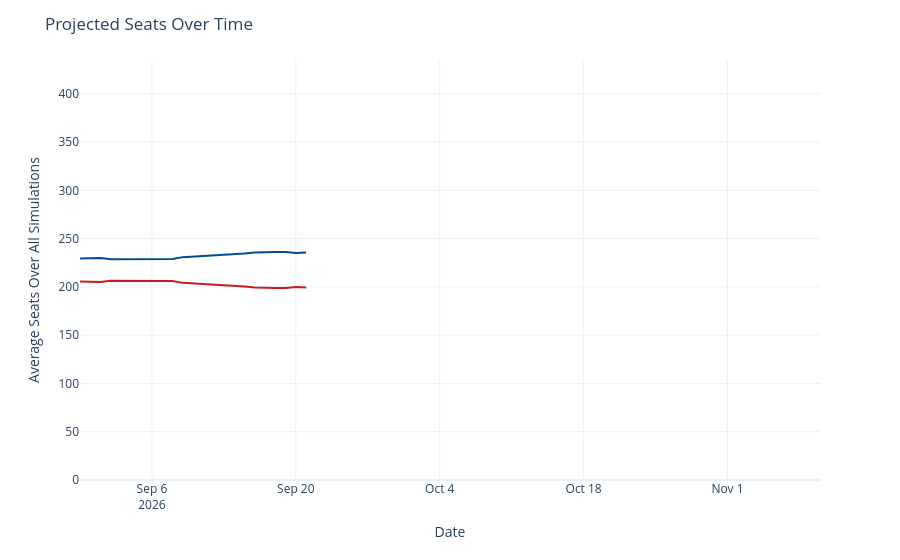

The notebook cell this image was saved under:
### Code cell
seats_over_time = output_ts[(output_ts['geo'] == 'US House') &
                             (output_ts['type'] == 'seats')]
seats_over_time['rep_seats'] = seats_over_time['y'].map(lambda x: 435 - x)
seats_over_time = seats_over_time.rename({'y': 'Democrats', 'rep_seats': 'Republicans'}, axis=1)
seats_time_ser = px.line(seats_over_time, x='date', y=['Democrats', 'Republicans'], template='plotly_white',
                        color_discrete_map={'Democrats': '#004b97', 'Republicans': '#c71e1d'},)
seats_time_ser.update_traces(hovertemplate="%{y:.1f}")
seats_time_ser.update_layout(
    xaxis=dict(range=[pd.to_datetime('2026-08-30'), pd.to_datetime('2026-11-10')]),
    yaxis=dict(range=[0, 435]),
    xaxis_title='Date',
    yaxis_title='Average Seats Over All Simulations',
    title=dict(text="Projected Seats Over Time"),
    hovermode="x",
    showlegend=False
)
seats_time_ser

### Figure 1 — Plotly figure (JSON) as saved in the notebook; plotly's stock layout.template omitted (floating-point values rounded to 4 significant figures)
{"data": [{"hovertemplate": "%{y:.1f}", "legendgroup": "Democrats", "line": {"color": "#004b97", "dash": "solid"}, "marker": {"symbol": "circle"}, "mode": "lines", "name": "Democrats", "orientation": "v", "showlegend": true, "type": "scatter", "x": ["2026-08-30", "2026-08-31", "2026-09-01", "2026-09-02", "2026-09-03", "2026-09-04", "2026-09-05", "2026-09-06", "2026-09-07", "2026-09-08", "2026-09-09", "2026-09-14", "2026-09-15", "2026-09-16", "2026-09-17", "2026-09-18", "2026-09-19", "2026-09-20", "2026-09-21"], "xaxis": "x", "y": [229.4, 230.0, 230.0, 228.5, 228.5, 228.7, 228.7, 228.9, 228.8, 228.9, 230.8, 233.6, 234.7, 235.7, 236.2, 236.1, 236.0, 235.0, 235.6], "yaxis": "y"}, {"hovertemplate": "%{y:.1f}", "legendgroup": "Republicans", "line": {"color": "#c71e1d", "dash": "solid"}, "marker": {"symbol": "circle"}, "mode": "lines", "name": "Republicans", "orientation": "v", "showlegend": true, "type": "scatter", "x": ["2026-08-30", "2026-08-31", "2026-09-01", "2026-09-02", "2026-09-03", "2026-09-04", "2026-09-05", "2026-09-06", "2026-09-07", "2026-09-08", "2026-09-09", "2026-09-14", "2026-09-15", "2026-09-16", "2026-09-17", "2026-09-18", "2026-09-19", "2026-09-20", "2026-09-21"], "xaxis": "x", "y": [205.6, 205.0, 205.0, 206.5, 206.5, 206.3, 206.3, 206.1, 206.2, 206.1, 204.2, 201.4, 200.3, 199.3, 198.8, 198.9, 199.0, 200.0, 199.4], "yaxis": "y"}], "layout": {"hovermode": "x", "legend": {"title": {"text": "variable"}, "tracegroupgap": 0}, "margin": {"t": 60}, "showlegend": false, "title": {"text": "Projected Seats Over Time"}, "xaxis": {"anchor": "y", "domain": [0, 1], "range": ["2026-08-30T00:00:00", "2026-11-10T00:00:00"], "title": {"text": "Date"}}, "yaxis": {"anchor": "x", "domain": [0, 1], "range": [0, 435], "title": {"text": "Average Seats Over All Simulations"}}}}
